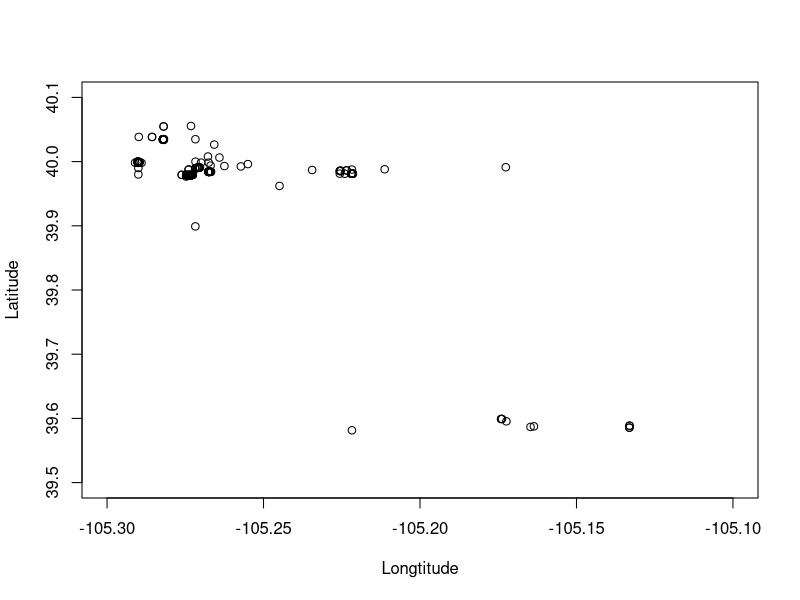

Source code (R):
## ---- chunk 1
#load in the sunflower data
flowers <- read.csv("all_sunflowerv2.csv")

#look at the structure of the data file
str(flowers)
## ---- chunk 2
#plot the data in a space defined by latitude and longitude and make point size proportional to the log10 of number of flower heads
plot(flowers$longitude, flowers$latitude, cex=1, ylim=c(39.5,40.1), xlim=c(-105.3,-105.1), ylab="Latitude", xlab="Longtitude")

## ---- chunk 3
#your code here


## ---- chunk 4
#your code here


## ---- chunk 5
#your code here


## ---- chunk 6
#your code here


